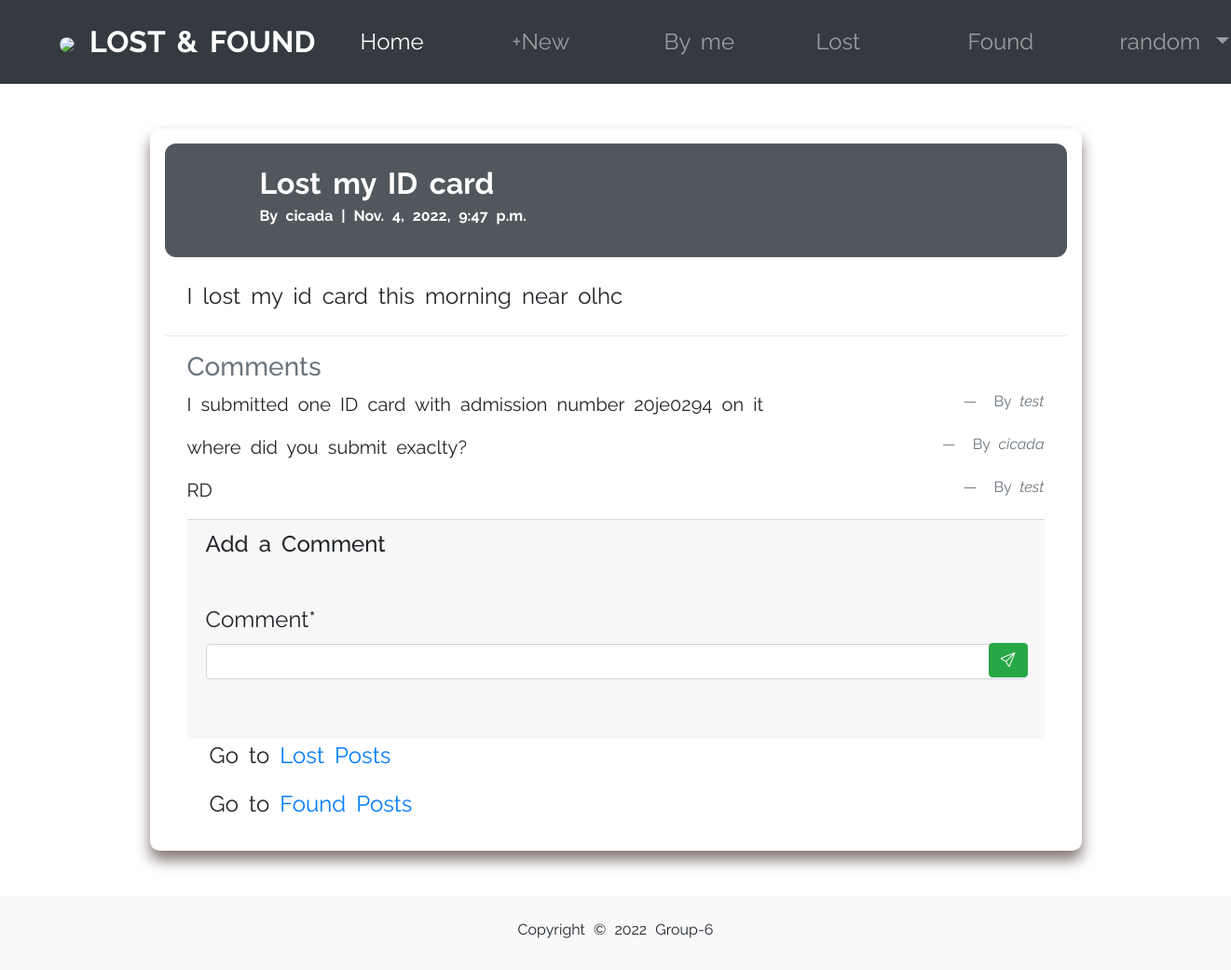
/articles/16/ (signed in), run on the app's committed database.
### accounts/models.py (models this page shows)
class CustomUser(AbstractUser):
    age = models.PositiveIntegerField(null=True,blank=True)

### articles/models.py (models this page shows, shortened)
class Article(models.Model):
    title= models.CharField(max_length=255)
    body= models.TextField()
    date = models.DateTimeField(auto_now_add=True)
    found = models.BooleanField(default=False)
    author=models.ForeignKey(
        settings.AUTH_USER_MODEL,
        on_delete=models.CASCADE,
    )

class Comment(models.Model):
    article = models.ForeignKey(Article,on_delete=models.CASCADE)
    comment = models.CharField(max_length=200)
    author = models.ForeignKey(
        settings.AUTH_USER_MODEL,
        on_delete=models.CASCADE,
    )
    def __str__(self):
        return self.comment

### articles/views.py (the view, shortened to what this page needs)
# urls.py: path("<int:pk>/",ArticleDetailView.as_view(),name="article_detail"),
class ArticleDetailView(LoginRequiredMixin,DetailView):
    def get(self,request,*args,**kwargs):
        view =CommentGet.as_view()
        return view(request,*args,**kwargs)

### articles/forms.py
class CommentForm(forms.ModelForm):
    class Meta:
        model = Comment
        fields = ("comment",)

### articles/views.py (called while the page is built)
    def get_context_data(self, **kwargs):
        context = super().get_context_data(**kwargs)
        context['form']=CommentForm()
        return context

### articles/templates/article_detail.html (shortened to what this page needs)
{% extends "base.html" %}
{% load crispy_forms_tags %}
{% block content %}
    <div class="form">
        <div class="article-entry comment-sec mb-3 " style="background-color: #50585d; padding: 1rem; color: white; border-radius: 12px;">
            <div class="mt-2 ml-3">
                <b><h2 class="mb-1" style="font-weight: 700 ;">{{ object.title }}</h2>
                    <p class="mt-0 font-s">By {{ object.author }} | {{ object.date }}</p></b>
            </div>
        </div>
        <div class="mx-4 my-4"><p>{{ object.body }}</p></div>
        <hr>
        <div class="mx-4 mb-3">
            <h3 class="text-muted">Comments</h3>
            {% for comment in article.comment_set.all %}
                <figure class="text-center comments">
                    <blockquote class="blockquote ">
                      <p class="blockquote"> {{ comment }}</p>
                    </blockquote>
                    <figcaption class="font-s blockquote-footer mt-0">
                      By <cite title="Source Title">{{ comment.author }}</cite>
                    </figcaption>
                  </figure>
            {% endfor %}
        </div>
        <div class="card-footer mx-4">
            <h4>Add a Comment</h4>
            <form action="" method="post" class="mt-5 ">
                    <div class="d-inline">
                {{ form|crispy }}
               <button class="btn btn-success sub-button" type="submit"><i class="bi bi-send icon-send"></i></button>
                    </div>
            </form>
        </div >
        <p class="ml-5">Go to <a href="{% url 'lost' %}">Lost Posts</a></p>
        <p class="ml-5">Go to <a href="{% url 'found' %}">Found Posts</a></p>
    {% endblock content %}

### accounts/templates/base.html (shortened to what this page needs)
<!DOCTYPE html>
<html lang="en">
<head>
    <link rel="stylesheet" href="https://cdn.jsdelivr.net/npm/bootstrap@4.3.1/dist/css/bootstrap.min.css">
    <link rel="stylesheet" href="https://cdnjs.cloudflare.com/ajax/libs/font-awesome/6.2.0/css/all.min.css">
    <link rel="stylesheet" href="path/to/font-awesome/css/font-awesome.min.css">
    <link rel="stylesheet" href="https://cdn.jsdelivr.net/npm/bootstrap-icons@1.9.1/font/bootstrap-icons.css">
</head>
<body>
    <nav class="px-5 navbar navbar-expand-lg navbar-dark bg-dark p-3 nav--bar">
        <a class="navbar-brand" href="{% url 'home' %}"><img src="https://img.freepik.com/premium-vector/magnifying-glass-icon-design_161751-884.jpg?w=2000" class="mx-3 mt-0" height="50px" style="border-radius:50%; object-fit:fill;">LOST & FOUND</a>
        <div>
          <div class="collapse navbar-collapse" id="navbarNavDropdown">
            <ul class="navbar-nav">
              {% if user.is_authenticated %}
              <li class="nav-item active col-3">
                <a class="nav-link" href="{% url 'home' %}">Home</a>
              </li>
              <li class="nav-item col-3">
                <a class="nav-link" href="{% url 'article_new' %}">+New</a>
              </li>
              <li class="nav-item col-3">
                <a class="nav-link" href="{% url 'allposts' %}">By me</a>
              </li>
              <li class="nav-item col-3">
                <a class="nav-link" href="{% url 'lost' %}">Lost</a>
              </li>
              <li class="nav-item col-3">
                <a class="nav-link" href="{% url 'found' %}">Found</a>
              </li>
              <li class="nav-item dropdown col-3">
                <a class="nav-link dropdown-toggle" href="#" id="navbarDropdownMenuLink" data-toggle="dropdown" aria-haspopup="true" aria-expanded="false">
                  {{ user.username }}
                </a>
              </li>
              {% endif %}
          </ul>
        </div>
        </div>
      </nav>
    <div class=" p-5  main-content">
        <div class="d-flex justify-content-center">
            <main>
              {% block content %}
              {% endblock content %}
          </main>
        </div>
    </div>
    <footer class="footer">
      Copyright © 2022 Group-6
    </footer>
</body>
</html>

### accounts/templates/base.html (style rules this page uses)
body { overflow-x: hidden; word-spacing: 5px; font-family: 'Raleway', sans-serif; }
.navbar,.main-content { font-size: 24px; }
.navbar-brand { font-weight: bold; font-size: 32px; }
.navbar-nav > li { margin-right: -28px; padding-right: 75px; }
.nav--bar { display: flex; justify-content: space-between; position:sticky; top:0; z-index: 1; }
.col-3 { flex: 0 0 25%; max-width: 21%; }
.footer { text-align: center; background-color:rgb(248,249,250) ; height: 5rem; padding: 25px 0; }

### articles/templates/article_detail.html (style rules this page uses)
.font-s { font-size: 16px; }
.blockquote { margin-bottom: 0px; }
.comment-sec { width: 100%; display: flex; justify-content: flex-start; align-items: center; }
.form { background-color: white; padding: 1rem 1rem; width: 1000px; border-radius: 10px; box-shadow: 0px 10px 15px rgb(132, 118, 118); }
.sub-button { height: 37px; margin-top: -113px; margin-left: 840px; }
.comments { display: flex; justify-content: space-between; padding: 0; }

### data on the page
CustomUser: username "random"
Article: title "Lost my ID card", author "cicada", date "Nov. 4, 2022, 9:47 p.m.", body "I lost my id card this morning near olhc"
Comment: comment "I submitted one ID card with admission number 20je0294 on it", author "test"
Comment: comment "where did you submit exaclty?", author "cicada"
Comment: comment "RD", author "test"
